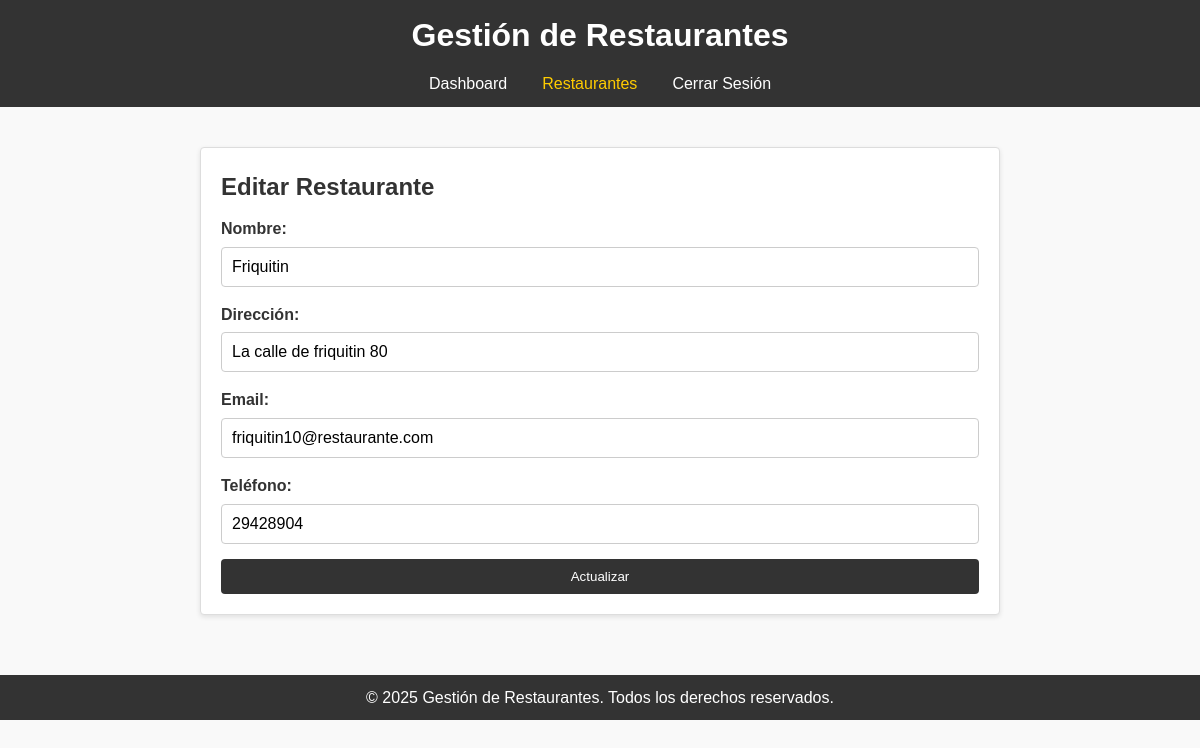
/index.php?page=edit_restaurant&id=31 (signed in), run on the app's committed database.
### tables this page shows
CREATE TABLE "restaurants" (
            id INTEGER PRIMARY KEY AUTOINCREMENT,
            restaurant_name TEXT NOT NULL,
            direction TEXT NOT NULL,
            email TEXT NOT NULL,
            phone TEXT NOT NULL,
            id_reservation INTEGER,
            FOREIGN KEY (id_reservation) REFERENCES reservations(id)
        );

### public/edit_restaurant.php (the view, shortened to what this page needs)
<?php
$db = Database::getInstance()->getConnection();
$id = intval($_GET['id']);
if ($_SERVER['REQUEST_METHOD'] === 'POST') {
    $restaurant_name = trim($_POST['restaurant_name'] ?? '');
    $direction = trim($_POST['direction'] ?? '');
    $email = trim($_POST['email'] ?? '');
    $phone = trim($_POST['phone'] ?? '');
    if (empty($restaurant_name) || empty($direction) || empty($email) || empty($phone)) {
        $error = "Todos los campos son obligatorios.";
    } else {
        $stmt = $db->prepare("UPDATE restaurants SET restaurant_name = :restaurant_name, direction = :direction, email = :email, phone = :phone WHERE id = :id");
        $stmt->execute([
            ':restaurant_name' => $restaurant_name,
            ':direction'       => $direction,
            ':email'           => $email,
            ':phone'           => $phone,
            ':id'              => $id
        ]);
        header("Location: index.php?page=restaurants");
        exit;
    }
} else {
    $stmt = $db->prepare("SELECT * FROM restaurants WHERE id = :id");
    $stmt->execute([':id' => $id]);
    $restaurant = $stmt->fetch(PDO::FETCH_ASSOC);
}
?>
<!DOCTYPE html>
<html lang="es">
<head>
    <link rel="stylesheet" href="css/style.css">
</head>
<body>
   <header>
        <h1><?php echo APP_NAME; ?></h1>
        <nav>
            <ul>
                <li><a href="index.php?page=dashboard">Dashboard</a></li>
                <li><a href="index.php?page=restaurants" class="active">Restaurantes</a></li>
                <li><a href="logout.php">Cerrar Sesión</a></li>
            </ul>
        </nav>
   </header>
   <main>
       <section>
           <h2>Editar Restaurante</h2>
           <form method="post" action="">
               <div class="form-group">
                   <label for="restaurant_name">Nombre:</label>
                   <input type="text" name="restaurant_name" id="restaurant_name" value="<?php echo htmlspecialchars($restaurant['restaurant_name']); ?>" required>
               </div>
               <div class="form-group">
                   <label for="direction">Dirección:</label>
                   <input type="text" name="direction" id="direction" value="<?php echo htmlspecialchars($restaurant['direction']); ?>" required>
               </div>
               <div class="form-group">
                   <label for="email">Email:</label>
                   <input type="email" name="email" id="email" value="<?php echo htmlspecialchars($restaurant['email']); ?>" required>
               </div>
               <div class="form-group">
                   <label for="phone">Teléfono:</label>
                   <input type="text" name="phone" id="phone" value="<?php echo htmlspecialchars($restaurant['phone']); ?>" required>
               </div>
               <div class="form-group">
                   <input type="submit" value="Actualizar">
               </div>
           </form>
       </section>
   </main>
   <footer>
       <p>&copy; <?php echo date("Y"); ?> <?php echo APP_NAME; ?>. Todos los derechos reservados.</p>
   </footer>
</body>
</html>

### public/css/style.css (style rules this page uses)
* { margin: 0; padding: 0; box-sizing: border-box; }
html, body { font-family: Arial, Helvetica, sans-serif; background-color: #f9f9f9; color: #333; line-height: 1.6; }
header { background-color: #333; color: #fff; padding: 10px 20px; }
header h1 { font-size: 2rem; text-align: center; margin-bottom: 10px; }
header nav ul { list-style: none; display: flex; justify-content: center; gap: 15px; }
header nav ul li a { text-decoration: none; color: #fff; padding: 5px 10px; transition: color 0.3s ease; }
header nav ul li a:hover, header nav ul li a.active { color: #ffcc00; }
main { padding: 20px; }
section { max-width: 800px; margin: 20px auto; padding: 20px; background-color: #fff; border: 1px solid #ddd; border-radius: 4px; box-shadow: 0 2px 5px rgba(0, 0, 0, 0.1); }
form { display: flex; flex-direction: column; gap: 15px; margin-top: 10px; }
.form-group { display: flex; flex-direction: column; text-align: left; }
.form-group label { font-weight: bold; margin-bottom: 5px; }
.form-group input[type="text"], .form-group input[type="email"], .form-group input[type="password"], .form-group textarea { padding: 10px; border: 1px solid #ccc; border-radius: 4px; font-size: 1rem; }
.form-group input[type="submit"], button { background-color: #333; color: #fff; padding: 10px; border: none; border-radius: 4px; cursor: pointer; transition: background-color 0.3s ease; }
footer { background-color: #333; color: #fff; text-align: center; padding: 10px 20px; margin-top: 20px; }

### data on the page
restaurants: restaurant_name "Friquitin", direction "La calle de friquitin 80", email "friquitin10@restaurante.com", phone "29428904"

### other printed values
APP_NAME "Gestión de Restaurantes"
